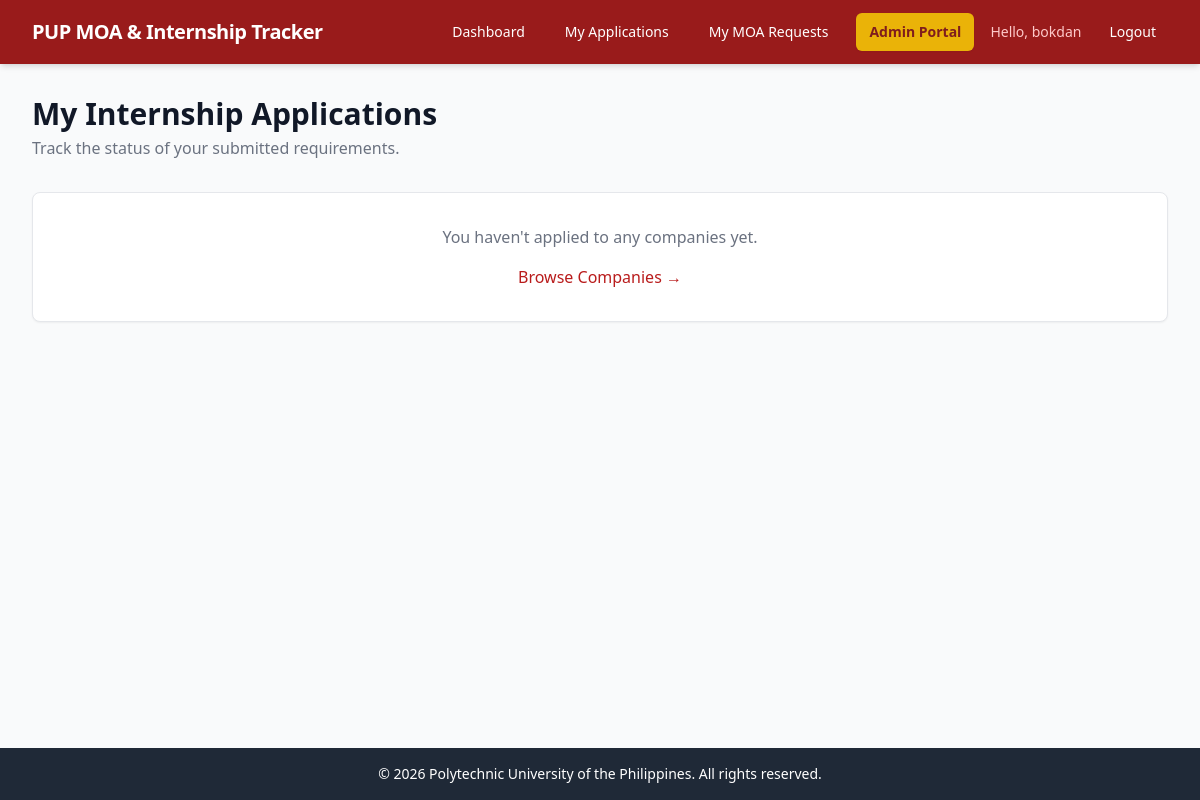
Before: /applications/my-applications/ (signed in) with the older database file.
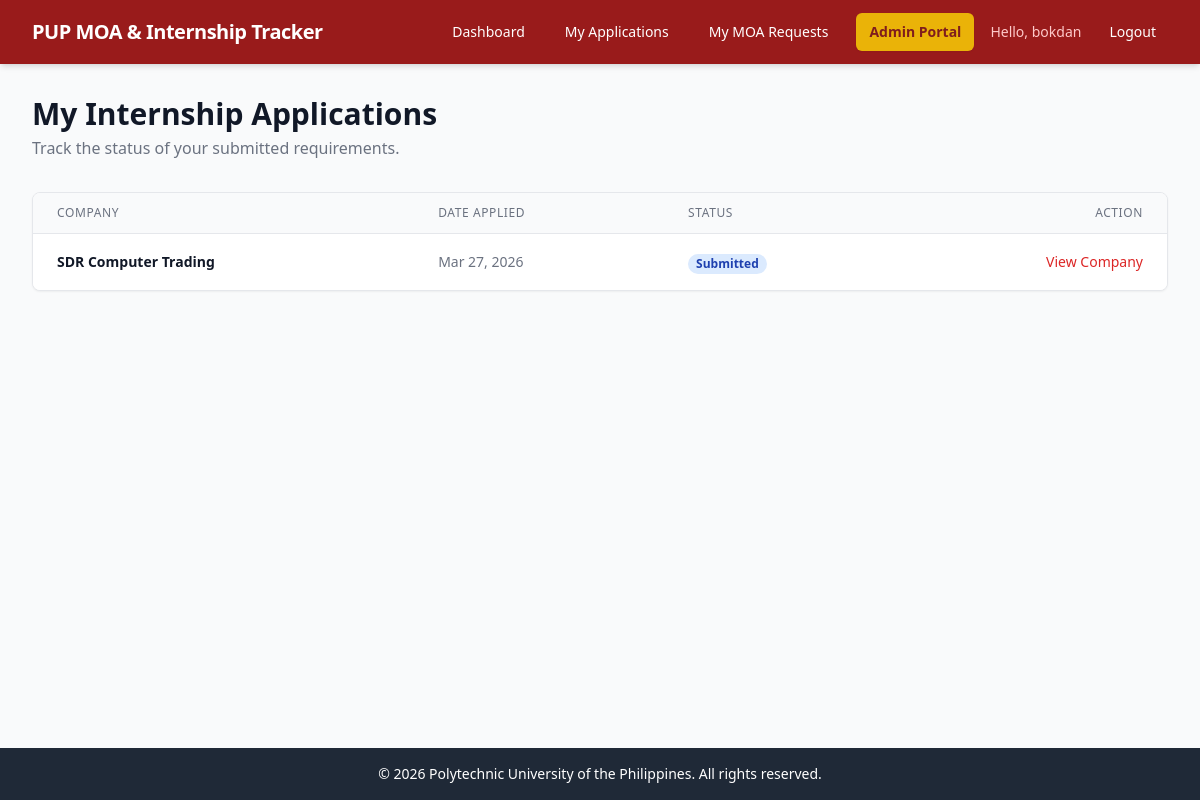
After: the same page with the newer database file.
### applications/models.py (models this page shows, shortened)
class InternshipApplication(models.Model):
    STATUS_CHOICES = (
        ('draft', 'Draft'),
        ('submitted', 'Submitted to Company'),
        ('interviewing', 'Interviewing'),
        ('accepted', 'Accepted'),
        ('rejected', 'Rejected'),
    )
    student = models.ForeignKey(User, on_delete=models.CASCADE, related_name='applications')
    company = models.ForeignKey(Company, on_delete=models.CASCADE, related_name='applications')
    status = models.CharField(max_length=20, choices=STATUS_CHOICES, default='draft')
    application_date = models.DateTimeField(auto_now_add=True)
    student_resume = models.FileField(upload_to='student_resumes/', blank=True, null=True)
    cover_letter = models.TextField(blank=True, null=True)

### companies/models.py (models this page shows, shortened)
class Company(models.Model):
    name = models.CharField(max_length=255)
    description = models.TextField()
    contact_email = models.EmailField(blank=True, null=True)
    website = models.URLField(blank=True, null=True)
    tags = models.ManyToManyField(Tag, related_name='companies')
    is_active = models.BooleanField(default=True)
    class Meta:
        verbose_name_plural = "Companies"

### applications/views.py (the view)
# urls.py: path('my-applications/', views.my_applications, name='my_applications'),
@login_required
def my_applications(request):
    applications = InternshipApplication.objects.filter(student=request.user).order_by('-application_date')
    context = {
        'applications': applications,
    }
    return render(request, 'applications/my_applications.html', context)

### applications/templates/applications/my_applications.html (shortened to what this page needs)
{% extends 'base.html' %}
{% block content %}
<div class="mb-8">
    <h1 class="text-3xl font-extrabold text-gray-900">My Internship Applications</h1>
    <p class="text-gray-500 mt-1">Track the status of your submitted requirements.</p>
</div>
<div class="bg-white shadow-sm rounded-lg border border-gray-200 overflow-hidden">
    {% if applications %}
        <table class="min-w-full divide-y divide-gray-200">
            <thead class="bg-gray-50">
                <tr>
                    <th scope="col" class="px-6 py-3 text-left text-xs font-medium text-gray-500 uppercase tracking-wider">Company</th>
                    <th scope="col" class="px-6 py-3 text-left text-xs font-medium text-gray-500 uppercase tracking-wider">Date Applied</th>
                    <th scope="col" class="px-6 py-3 text-left text-xs font-medium text-gray-500 uppercase tracking-wider">Status</th>
                    <th scope="col" class="px-6 py-3 text-right text-xs font-medium text-gray-500 uppercase tracking-wider">Action</th>
                </tr>
            </thead>
            <tbody class="bg-white divide-y divide-gray-200">
                {% for app in applications %}
                <tr>
                    <td class="px-6 py-4 whitespace-nowrap">
                        <div class="text-sm font-bold text-gray-900">{{ app.company.name }}</div>
                    </td>
                    <td class="px-6 py-4 whitespace-nowrap text-sm text-gray-500">
                        {{ app.application_date|date:"M d, Y" }}
                    </td>
                    <td class="px-6 py-4 whitespace-nowrap">
                        {% if app.status == 'draft' %}
                            <span class="px-2 inline-flex text-xs leading-5 font-semibold rounded-full bg-gray-100 text-gray-800">Draft</span>
                        {% elif app.status == 'submitted' %}
                            <span class="px-2 inline-flex text-xs leading-5 font-semibold rounded-full bg-blue-100 text-blue-800">Submitted</span>
                        {% elif app.status == 'interviewing' %}
                            <span class="px-2 inline-flex text-xs leading-5 font-semibold rounded-full bg-yellow-100 text-yellow-800">Interviewing</span>
                        {% elif app.status == 'accepted' %}
                            <span class="px-2 inline-flex text-xs leading-5 font-semibold rounded-full bg-green-100 text-green-800">Accepted</span>
                        {% elif app.status == 'rejected' %}
                            <span class="px-2 inline-flex text-xs leading-5 font-semibold rounded-full bg-red-100 text-red-800">Rejected</span>
                        {% endif %}
                    </td>
                    <td class="px-6 py-4 whitespace-nowrap text-right text-sm font-medium">
                        <a href="{% url 'companies:company_detail' app.company.id %}" class="text-red-600 hover:text-red-900">View Company</a>
                    </td>
                </tr>
                {% endfor %}
            </tbody>
        </table>
    {% else %}
        <div class="p-8 text-center text-gray-500">
            <p>You haven't applied to any companies yet.</p>
            <a href="{% url 'companies:dashboard' %}" class="mt-4 inline-block text-red-700 hover:underline font-medium">Browse Companies &rarr;</a>
        </div>
    {% endif %}
</div>
{% endblock %}

Changed rows visible on the page:
added InternshipApplication: company.name "SDR Computer Trading", application_date "Mar 27, 2026", status "Submitted"
Other visible differences:
text no longer shown: "You haven't applied to any companies yet. Browse Companies →"
text now shown: "COMPANY DATE APPLIED STATUS ACTION"
